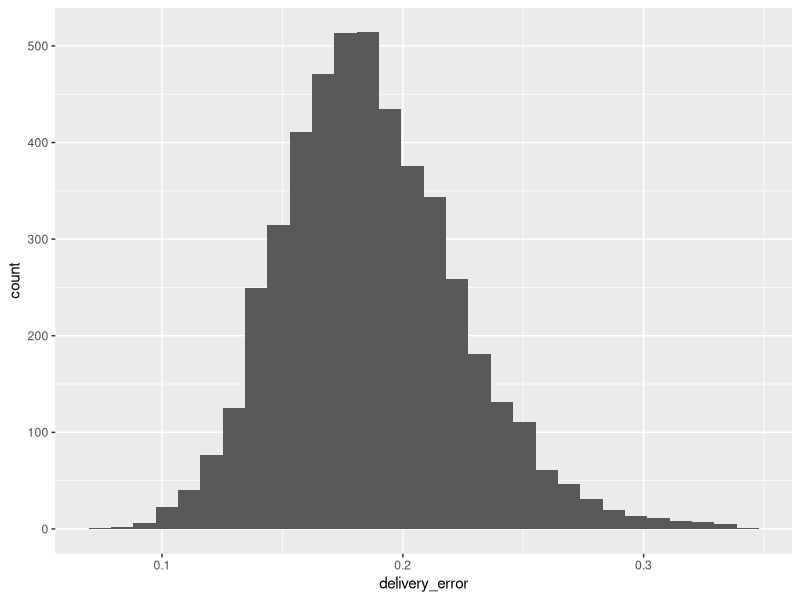
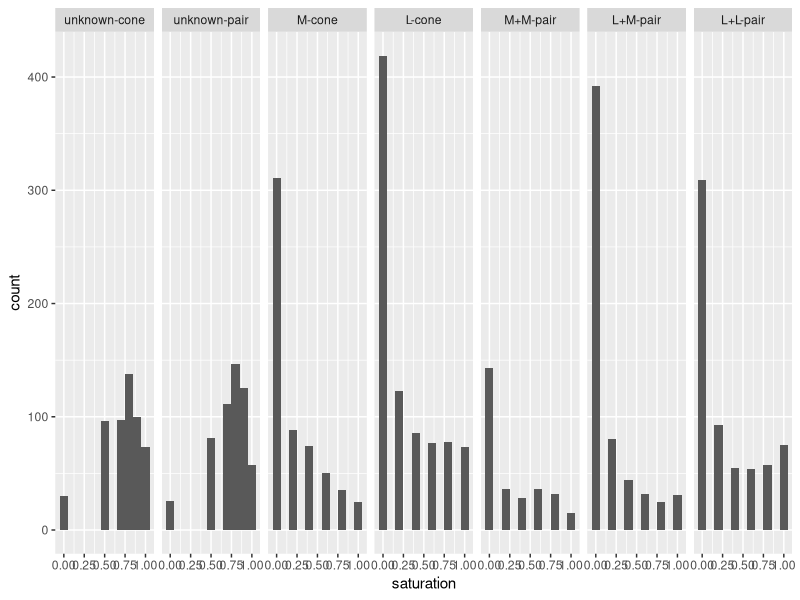
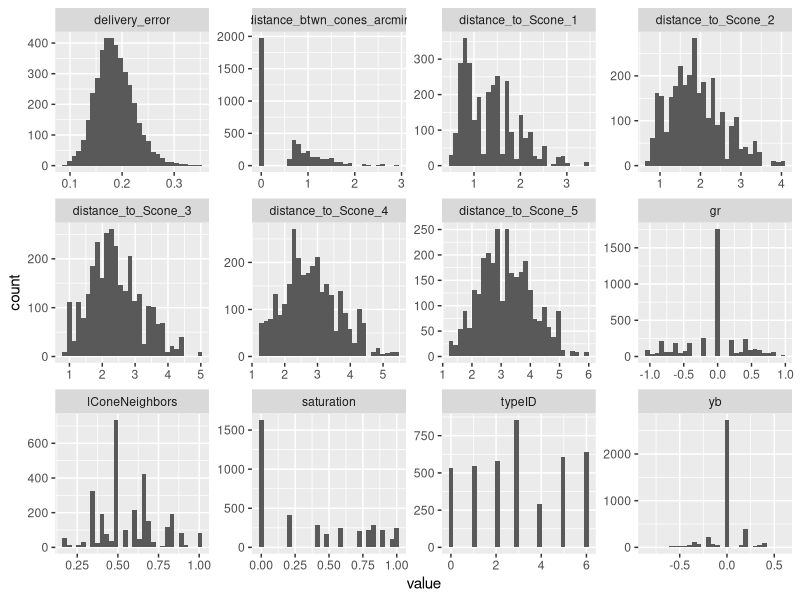

Write R code to recreate these figures, in order.
## ---- chunk 1
# setwd("~/R/Schmidt-Boehm-Tuten-Roorda_2019")
library(tidyverse)
library(ggthemes)
## ---- chunk 2
trial_data <- read_csv('all_trial_data.csv')
# The column isPair is meant to be a logical.
trial_data <- mutate(trial_data, isPair=as.logical(isPair))
summary(select(trial_data, yb, gr, delivery_error, lConeNeighbors, isPair))
## ---- chunk 3
trial_data <- trial_data %>%
  filter(., delivery_error < 0.35) %>%
  filter(., delivery_error > 0.01)

summarize(trial_data, mean=mean(delivery_error), 
          std=sd(delivery_error), N=length(delivery_error))

ggplot(trial_data, aes(delivery_error)) + 
  geom_histogram(bins = 30)
## ---- chunk 4
Scones <- filter(trial_data, type1 == 1 | type2 == 1)
Scones <- filter(Scones, isPair == FALSE)

print(paste(c('S-cone FoS: ', 
              round(sum(!is.na(Scones$yb)) / length(Scones$delivery_error) * 100, 1)), 
            collapse = ' '))
print(paste(c('L/M-cone FoS: ', 
              round(sum(!is.na(trial_data$yb)) / length(trial_data$delivery_error) * 100, 1)), 
            collapse = ' '))

# Now filter out bad trials
trial_data <- filter(trial_data, type1 != 1 & type2 != 1)
trial_data <- filter(trial_data, !is.na(yb))
## ---- chunk 5
trial_data <- trial_data %>%
  mutate(., typeID=if_else(isPair, type1 + type2, type1)) %>%
  mutate(., typeID=if_else(typeID == 0, 
                           if_else(isPair, as.integer(1), as.integer(0)), as.integer(typeID))) %>%
  mutate(., typeIDstr=factor(typeID, labels = 
                               c('unknown-cone', 'unknown-pair', 'M-cone', 
                                 'L-cone', 'M+M-pair', 'L+M-pair', 'L+L-pair')))

tally(trial_data)
## ---- chunk 6
trial_data <- mutate(trial_data, saturation = abs(yb) + abs(gr))

ggplot(trial_data, aes(x=saturation)) + 
  geom_histogram(binwidth=0.1) + facet_grid(. ~ typeIDstr)

## ---- chunk 7

trial_data %>%
  select(., -x1, -x2, -y1, -y2, -session, -trial, -type1, -type2, -masterID1, -masterID2) %>%
  keep(is.numeric) %>% 
  gather() %>% 
  ggplot(aes(value)) +
    facet_wrap(~ key, scales = "free") +
    geom_histogram()

## ---- chunk 8
# Save the data for analyses.
write_csv(trial_data, 'filtered_data.csv')

